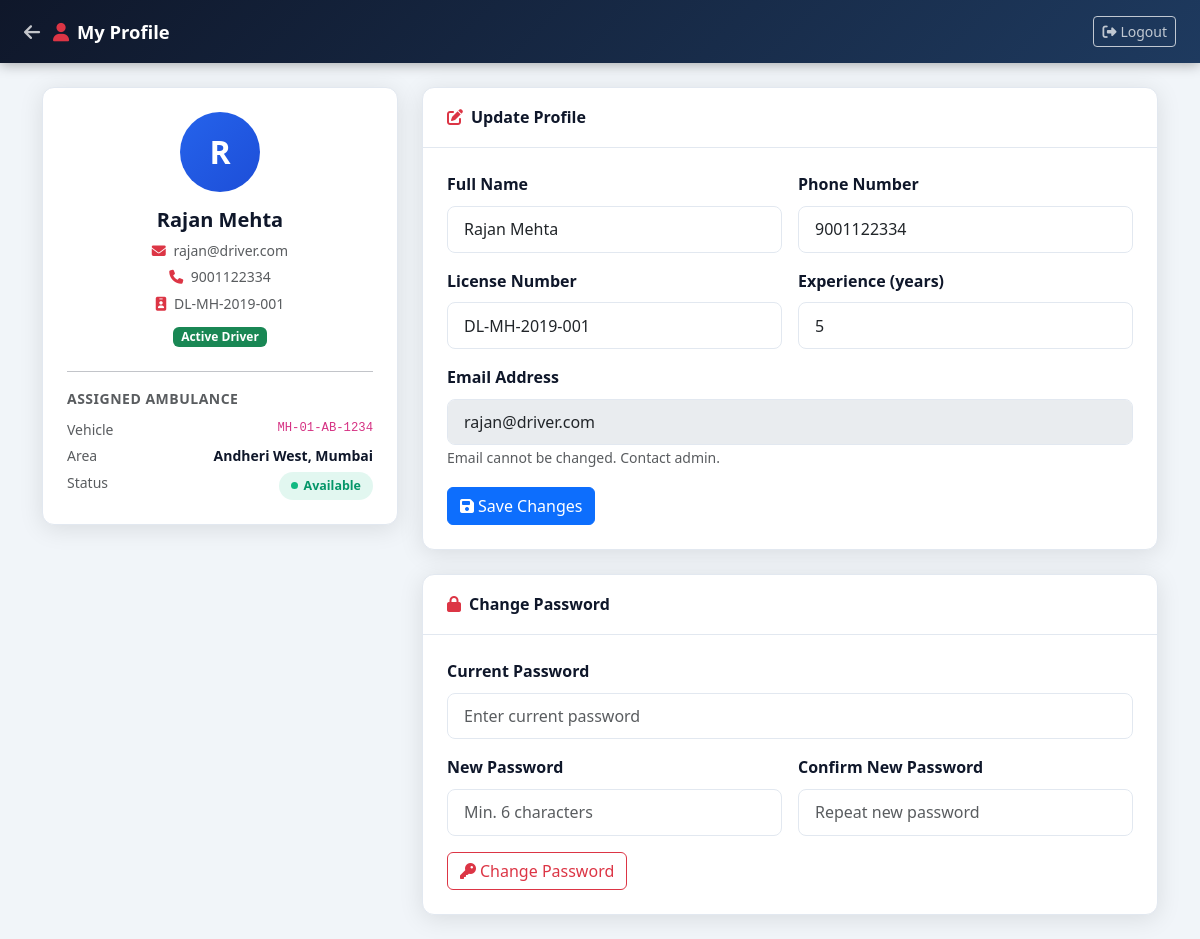
The page /driver/profile.php (signed in) on the database its author committed.
### tables this page shows
CREATE TABLE IF NOT EXISTS drivers (
    id           INT AUTO_INCREMENT PRIMARY KEY,
    ambulance_id INT          NOT NULL UNIQUE,    
    name         VARCHAR(100) NOT NULL,
    phone        VARCHAR(20)  NOT NULL,
    email        VARCHAR(150) NOT NULL UNIQUE,
    password     VARCHAR(255) NOT NULL,
    license_no   VARCHAR(50)  NOT NULL DEFAULT '',
    experience   TINYINT      NOT NULL DEFAULT 0,  
    is_active    TINYINT(1)   NOT NULL DEFAULT 1,
    created_at   TIMESTAMP    DEFAULT CURRENT_TIMESTAMP,
    FOREIGN KEY (ambulance_id) REFERENCES ambulances(id) ON DELETE CASCADE
);

CREATE TABLE IF NOT EXISTS ambulances (
    id          INT AUTO_INCREMENT PRIMARY KEY,
    driver_name VARCHAR(100)  NOT NULL,
    phone       VARCHAR(20)   NOT NULL,
    vehicle_no  VARCHAR(30)   NOT NULL,
    area        VARCHAR(150)  NOT NULL,
    latitude    DECIMAL(10,8) NOT NULL DEFAULT 0.00000000,
    longitude   DECIMAL(11,8) NOT NULL DEFAULT 0.00000000,
    status      ENUM('available','busy','offline') NOT NULL DEFAULT 'available',
    created_at  TIMESTAMP DEFAULT CURRENT_TIMESTAMP
);

### driver/profile.php (the view, shortened to what this page needs)
<?php
$driverId   = $_SESSION['driver_id'];
$db         = getDB();
$stmt = $db->prepare("
    SELECT d.*, a.vehicle_no, a.area, a.status AS amb_status
    FROM drivers d JOIN ambulances a ON d.ambulance_id=a.id
    WHERE d.id=?
");
$stmt->bind_param('i', $driverId);
$stmt->execute();
$driver = $stmt->get_result()->fetch_assoc();
?>
<!DOCTYPE html>
<html lang="en">
<head>
    <link href="https://cdn.jsdelivr.net/npm/bootstrap@5.3.2/dist/css/bootstrap.min.css" rel="stylesheet">
    <link href="https://cdnjs.cloudflare.com/ajax/libs/font-awesome/6.5.0/css/all.min.css" rel="stylesheet">
    <link href="../assets/css/style.css" rel="stylesheet">
</head>
<body style="background:var(--light);">
<div class="driver-topbar">
    <div class="driver-topbar-brand">
        <a href="dashboard.php" class="text-white text-decoration-none me-2">
            <i class="fas fa-arrow-left opacity-75"></i>
        </a>
        <i class="fas fa-user text-danger me-2"></i>My Profile
    </div>
    <a href="logout.php" class="btn btn-sm btn-outline-light opacity-75">
        <i class="fas fa-sign-out-alt me-1"></i>Logout
    </a>
</div>
<div class="container py-4">
    <div class="row g-4 justify-content-center">
        <div class="col-lg-4">
            <div class="card-custom text-center p-4">
                <div class="mx-auto mb-3"
                     style="width:80px;height:80px;border-radius:50%;
                            background:linear-gradient(135deg,#2563eb,#1d4ed8);
                            display:flex;align-items:center;justify-content:center;
                            font-size:2rem;color:#fff;font-weight:800;">
                    <?= strtoupper(substr($driver['name'], 0, 1)) ?>
                </div>
                <h5 class="fw-800"><?= htmlspecialchars($driver['name']) ?></h5>
                <p class="text-muted small mb-1">
                    <i class="fas fa-envelope me-1 text-danger"></i>
                    <?= htmlspecialchars($driver['email']) ?>
                </p>
                <p class="text-muted small mb-1">
                    <i class="fas fa-phone me-1 text-danger"></i>
                    <?= htmlspecialchars($driver['phone']) ?>
                </p>
                <p class="text-muted small mb-2">
                    <i class="fas fa-id-badge me-1 text-danger"></i>
                    <?= htmlspecialchars($driver['license_no']) ?>
                </p>
                <span class="badge bg-<?= $driver['is_active'] ? 'success' : 'danger' ?> mb-2">
                    <?= $driver['is_active'] ? 'Active Driver' : 'Inactive' ?>
                </span>
                <hr>
                <div class="text-start">
                    <div class="fw-700 small mb-2 text-muted text-uppercase" style="letter-spacing:.5px;">
                        Assigned Ambulance
                    </div>
                    <div class="d-flex justify-content-between small mb-1">
                        <span class="text-muted">Vehicle</span>
                        <code><?= htmlspecialchars($driver['vehicle_no']) ?></code>
                    </div>
                    <div class="d-flex justify-content-between small mb-1">
                        <span class="text-muted">Area</span>
                        <span class="fw-600"><?= htmlspecialchars($driver['area']) ?></span>
                    </div>
                    <div class="d-flex justify-content-between small">
                        <span class="text-muted">Status</span>
                        <span class="status-badge <?= $driver['amb_status'] ?>">
                            <span class="status-dot <?= $driver['amb_status'] ?>"></span>
                            <?= ucfirst($driver['amb_status']) ?>
                        </span>
                    </div>
                </div>
            </div>
        </div>
        <div class="col-lg-8">
            <div class="card-custom mb-4">
                <div class="card-custom-header">
                    <h6 class="fw-700 mb-0">
                        <i class="fas fa-edit text-danger me-2"></i>Update Profile
                    </h6>
                </div>
                <div class="card-custom-body">
                    <form method="POST" data-validate>
                        <div class="row g-3">
                            <div class="col-md-6">
                                <label class="form-label fw-600">Full Name</label>
                                <input type="text" name="name" class="form-control"
                                       value="<?= htmlspecialchars($driver['name']) ?>" required>
                            </div>
                            <div class="col-md-6">
                                <label class="form-label fw-600">Phone Number</label>
                                <input type="tel" name="phone" class="form-control"
                                       value="<?= htmlspecialchars($driver['phone']) ?>" required>
                            </div>
                            <div class="col-md-6">
                                <label class="form-label fw-600">License Number</label>
                                <input type="text" name="license_no" class="form-control"
                                       value="<?= htmlspecialchars($driver['license_no']) ?>">
                            </div>
                            <div class="col-md-6">
                                <label class="form-label fw-600">Experience (years)</label>
                                <input type="number" name="experience" class="form-control"
                                       min="0" max="50"
                                       value="<?= (int)$driver['experience'] ?>">
                            </div>
                            <div class="col-12">
                                <label class="form-label fw-600">Email Address</label>
                                <input type="email" class="form-control"
                                       value="<?= htmlspecialchars($driver['email']) ?>" disabled>
                                <small class="text-muted">Email cannot be changed. Contact admin.</small>
                            </div>
                            <div class="col-12">
                                <button type="submit" name="update_profile" class="btn btn-primary">
                                    <i class="fas fa-save me-1"></i>Save Changes
                                </button>
                            </div>
                        </div>
                    </form>
                </div>
            </div>
            <div class="card-custom">
                <div class="card-custom-header">
                    <h6 class="fw-700 mb-0">
                        <i class="fas fa-lock text-danger me-2"></i>Change Password
                    </h6>
                </div>
                <div class="card-custom-body">
                    <form method="POST" data-validate>
                        <div class="row g-3">
                            <div class="col-12">
                                <label class="form-label fw-600">Current Password</label>
                                <input type="password" name="current_password" class="form-control"
                                       placeholder="Enter current password" required>
                            </div>
                            <div class="col-md-6">
                                <label class="form-label fw-600">New Password</label>
                                <input type="password" name="new_password" class="form-control"
                                       placeholder="Min. 6 characters" required minlength="6">
                            </div>
                            <div class="col-md-6">
                                <label class="form-label fw-600">Confirm New Password</label>
                                <input type="password" name="confirm_password" class="form-control"
                                       placeholder="Repeat new password" required>
                            </div>
                            <div class="col-12">
                                <button type="submit" name="change_password" class="btn btn-outline-danger">
                                    <i class="fas fa-key me-1"></i>Change Password
                                </button>
                            </div>
                        </div>
                    </form>
                </div>
            </div>
        </div>
    </div>
</div>
</body>
</html>

### assets/css/style.css (style rules this page uses)
:root { --red: #ff3b3b; --red-dark: #cc0000; --navy: #0f172a; --navy-mid: #1e293b; --white: #ffffff; --light: #f1f5f9; --blue: #2563eb; --blue-dark: #1d4ed8; --text-muted: #64748b; --border: #e2e8f0; --shadow: 0 4px 24px rgba(0,0,0,.10); --shadow-lg: 0 8px 40px rgba(0,0,0,.16); --radius: 12px; --radius-sm: 8px; --transition: all .3s ease; }
*, *::before, *::after { box-sizing: border-box; margin: 0; padding: 0; }
html { scroll-behavior: smooth; }
body { font-family: 'Segoe UI', system-ui, -apple-system, sans-serif; background: var(--light); color: var(--navy); line-height: 1.6; }
a { text-decoration: none; color: inherit; }
.status-badge { display: inline-flex; align-items: center; gap: .35rem; padding: .25rem .75rem; border-radius: 50px; font-size: .78rem; font-weight: 600; }
.status-badge.available { background: rgba(16,185,129,.12); color: #059669; }
.status-dot { width: 7px; height: 7px; border-radius: 50%; display: inline-block; }
.status-dot.available { background: #10b981; }
.form-control, .form-select { border-radius: var(--radius-sm); border: 1.5px solid var(--border); padding: .65rem 1rem; transition: var(--transition); }
.card-custom { background: var(--white); border-radius: var(--radius); box-shadow: var(--shadow); border: 1px solid var(--border); overflow: hidden; }
.card-custom-header { padding: 1.25rem 1.5rem; border-bottom: 1px solid var(--border); display: flex; align-items: center; justify-content: space-between; }
.card-custom-body { padding: 1.5rem; }
.fw-600 { font-weight: 600 !important; }
.fw-700 { font-weight: 700 !important; }
.fw-800 { font-weight: 800 !important; }

### driver/profile.php (style rules this page uses)
.driver-topbar { background: linear-gradient(135deg, #0f172a, #1e3a5f); padding: 1rem 1.5rem; display: flex; align-items: center; justify-content: space-between; position: sticky; top: 0; z-index: 100; box-shadow: 0 2px 12px rgba(0,0,0,.3); }
.driver-topbar-brand { font-size:1.15rem; font-weight:700; color:#fff; }

### rows shown on the page
drivers: name "R", name "Rajan Mehta", email "rajan@driver.com", phone "9001122334", license_no "DL-MH-2019-001", ambulance.vehicle_no "MH-01-AB-1234", ambulance.area "Andheri West, Mumbai", ambulance.status "Available", experience "5"
